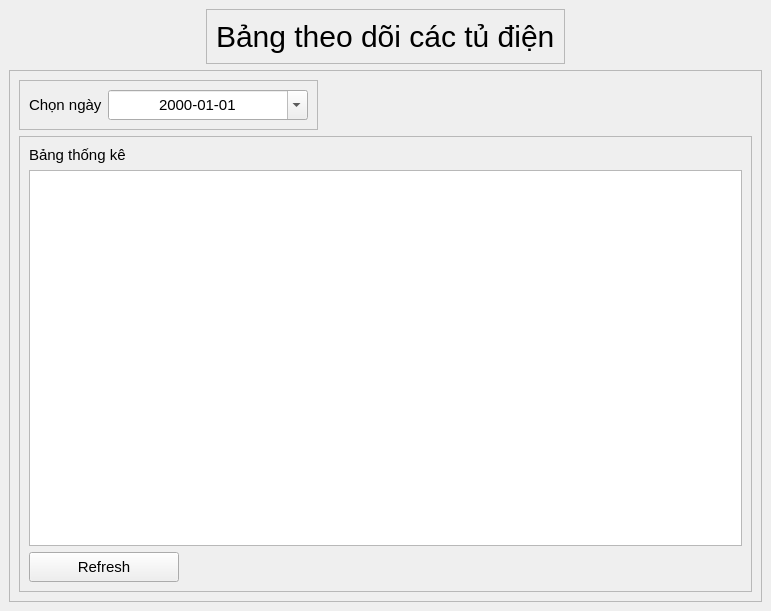
<?xml version="1.0" encoding="UTF-8"?>
<ui version="4.0">
 <class>MainWindow</class>
 <widget class="QMainWindow" name="MainWindow">
  <property name="enabled">
   <bool>true</bool>
  </property>
  <property name="geometry">
   <rect>
    <x>0</x>
    <y>0</y>
    <width>771</width>
    <height>611</height>
   </rect>
  </property>
  <property name="windowTitle">
   <string>MainWindow</string>
  </property>
  <widget class="QWidget" name="centralwidget">
   <layout class="QVBoxLayout" name="verticalLayout">
    <item alignment="Qt::AlignHCenter|Qt::AlignTop">
     <widget class="QFrame" name="frame">
      <property name="frameShape">
       <enum>QFrame::StyledPanel</enum>
      </property>
      <property name="frameShadow">
       <enum>QFrame::Raised</enum>
      </property>
      <layout class="QVBoxLayout" name="verticalLayout_2">
       <item alignment="Qt::AlignTop">
        <widget class="QLabel" name="label">
         <property name="styleSheet">
          <string notr="true">font: 30px;</string>
         </property>
         <property name="text">
          <string>Bảng theo dõi các tủ điện</string>
         </property>
        </widget>
       </item>
      </layout>
     </widget>
    </item>
    <item>
     <widget class="QFrame" name="frame_2">
      <property name="sizePolicy">
       <sizepolicy hsizetype="Expanding" vsizetype="Expanding">
        <horstretch>0</horstretch>
        <verstretch>0</verstretch>
       </sizepolicy>
      </property>
      <property name="frameShape">
       <enum>QFrame::StyledPanel</enum>
      </property>
      <property name="frameShadow">
       <enum>QFrame::Raised</enum>
      </property>
      <layout class="QVBoxLayout" name="verticalLayout_3">
       <item alignment="Qt::AlignLeft">
        <widget class="QFrame" name="frame_3">
         <property name="frameShape">
          <enum>QFrame::StyledPanel</enum>
         </property>
         <property name="frameShadow">
          <enum>QFrame::Raised</enum>
         </property>
         <layout class="QHBoxLayout" name="horizontalLayout">
          <item>
           <widget class="QLabel" name="label_2">
            <property name="styleSheet">
             <string notr="true">font: 15px;</string>
            </property>
            <property name="text">
             <string>Chọn ngày</string>
            </property>
           </widget>
          </item>
          <item>
           <widget class="QDateEdit" name="text_date">
            <property name="sizePolicy">
             <sizepolicy hsizetype="Preferred" vsizetype="Preferred">
              <horstretch>0</horstretch>
              <verstretch>0</verstretch>
             </sizepolicy>
            </property>
            <property name="minimumSize">
             <size>
              <width>200</width>
              <height>30</height>
             </size>
            </property>
            <property name="maximumSize">
             <size>
              <width>200</width>
              <height>30</height>
             </size>
            </property>
            <property name="focusPolicy">
             <enum>Qt::NoFocus</enum>
            </property>
            <property name="styleSheet">
             <string notr="true">font: 15px;</string>
            </property>
            <property name="alignment">
             <set>Qt::AlignCenter</set>
            </property>
            <property name="displayFormat">
             <string>yyyy-MM-dd</string>
            </property>
            <property name="calendarPopup">
             <bool>true</bool>
            </property>
           </widget>
          </item>
         </layout>
        </widget>
       </item>
       <item>
        <widget class="QFrame" name="frame_4">
         <property name="frameShape">
          <enum>QFrame::StyledPanel</enum>
         </property>
         <property name="frameShadow">
          <enum>QFrame::Raised</enum>
         </property>
         <layout class="QVBoxLayout" name="verticalLayout_4">
          <item>
           <widget class="QLabel" name="label_3">
            <property name="styleSheet">
             <string notr="true">font: 15px;</string>
            </property>
            <property name="text">
             <string>Bảng thống kê</string>
            </property>
           </widget>
          </item>
          <item>
           <widget class="QTableWidget" name="table">
            <property name="styleSheet">
             <string notr="true">font: 15px;</string>
            </property>
            <property name="editTriggers">
             <set>QAbstractItemView::NoEditTriggers</set>
            </property>
            <attribute name="verticalHeaderVisible">
             <bool>false</bool>
            </attribute>
           </widget>
          </item>
          <item alignment="Qt::AlignLeft">
           <widget class="QPushButton" name="but_reload">
            <property name="minimumSize">
             <size>
              <width>150</width>
              <height>30</height>
             </size>
            </property>
            <property name="maximumSize">
             <size>
              <width>150</width>
              <height>30</height>
             </size>
            </property>
            <property name="font">
             <font>
              <pointsize>-1</pointsize>
              <weight>50</weight>
              <italic>false</italic>
              <bold>false</bold>
             </font>
            </property>
            <property name="styleSheet">
             <string notr="true">font: 15px;</string>
            </property>
            <property name="text">
             <string>Refresh</string>
            </property>
           </widget>
          </item>
         </layout>
        </widget>
       </item>
      </layout>
     </widget>
    </item>
   </layout>
  </widget>
 </widget>
 <resources/>
 <connections/>
</ui>
